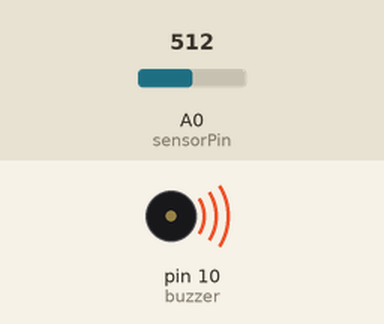
The sketch below on a simulated Arduino Uno, built with avr-gcc and run on an emulated ATmega328P. Parts: buzzer (waves = sounding). The test bench sets the inputs (shaded band); at power-on: A0 (sensorPin) = 512. What the sketch prints to the serial monitor is not drawn.

Above: at 0.15 s.
Timing chart, 0 to 1.6 s (numbered marks = the images above):
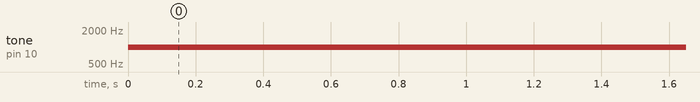

Measured:
- by itself, tone on pin 10 (buzzer): silent → 1000 Hz at 0.00 s

The sketch:

breath_tracker.ino
```cpp
// Variable resistance stretch cord testing code! Made Jan 29 by Erin Gee for Instructables

int sensorPin = A0;    // select the input pin for the potentiometer
int scaleValue = 2;  //This scales the input into something the LED can handle
int offset = 130;
float sensorValue, fadeValue;

int buzzer = 10;

void setup() {
  // initialize serial communications at 9600 bps:
  Serial.begin(9600);
  pinMode(buzzer, OUTPUT);
}

void loop() {

  // read the value from the sensor:
  sensorValue = analogRead(sensorPin);
  // divide it into a value from 0-255
  fadeValue = (sensorValue/scaleValue)-offset;
  //write these values to Serial Window
  Serial.println(fadeValue);

  if (fadeValue>80){
    tone(buzzer, 1000);
    delay(10);
    noTone(buzzer);
  }

  delay(5);
}
```
